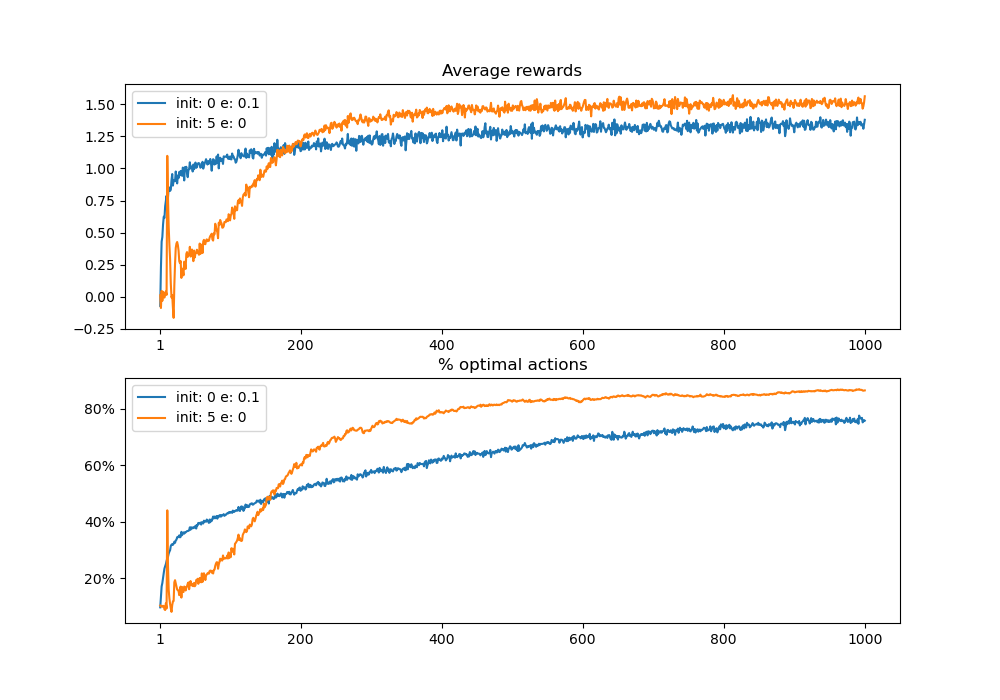

Python code for this plot:
""" Page 34. """

import random
from multiprocessing import Pool
import math

import numpy as np
from matplotlib import pyplot as plt
import matplotlib.ticker as mtick

from environments.k_armed_bandit_env import KArmedBanditEnv


class Agent:
    def __init__(self, env, initial, epsilon):
        self.env = env
        self.epsilon = epsilon
        self.Q = [initial] * len(env.action_space)

    def act(self):
        if random.random() <= self.epsilon:
            action = random.choice(self.env.action_space)
        else:
            max_action_value = -math.inf
            max_action = None
            for a in self.env.action_space:
                action_value = self.Q[a]
                if action_value > max_action_value:
                    max_action_value = action_value
                    max_action = a
            action = max_action
        return action


def exe(initial, epsilon):
    avg_rewards = np.zeros(STEPS)
    avg_perc_opt_actions = np.zeros(STEPS)
    for episode in range(1, EPISODES + 1):
        env = KArmedBanditEnv()
        agent = Agent(env, initial, epsilon)
        rewards = []
        optimal_actions_bool = []
        for _ in range(1, STEPS+1):
            action = agent.act()
            reward = env.step(action)
            agent.Q[action] += ALPHA * (reward - agent.Q[action])
            rewards.append(reward)
            optimal_actions_bool.append(action == env.optimal_action)
        for i in range(STEPS):
            avg_rewards[i] += (rewards[i] - avg_rewards[i]) / episode
            avg_perc_opt_actions[i] += (optimal_actions_bool[i] - avg_perc_opt_actions[i]) / episode
    return avg_rewards, avg_perc_opt_actions

STEPS = 1000
EPISODES = 2000
ALPHA = 0.1
INITIALS = (0, 5)
EPSILONS = (0.1, 0)

with Pool() as pool:
    results = pool.starmap(exe, zip(INITIALS, EPSILONS))
    avg_rewards = []
    avg_perc_opt_actions = []
    for r, p in results:
        avg_rewards.append(r)
        avg_perc_opt_actions.append(p)
    plt.figure(figsize=(10, 7))

    plt.subplot(2, 1, 1)
    for i, epsilon in enumerate(EPSILONS):
        plt.xticks([1] + list(range(200, STEPS+1, 200)))
        plt.plot(range(1, STEPS+1), avg_rewards[i], label=f'init: {INITIALS[i]} e: {epsilon}')
    plt.legend()
    plt.title('Average rewards')

    plt.subplot(2, 1, 2)
    for i, epsilon in enumerate(EPSILONS):
        plt.xticks([1] + list(range(200, STEPS+1, 200)))
        plt.plot(range(1, STEPS+1), avg_perc_opt_actions[i], label=f'init: {INITIALS[i]} e: {epsilon}')
    plt.legend()
    plt.title('% optimal actions')

    plt.gca().yaxis.set_major_formatter(mtick.PercentFormatter(xmax=1.0))
    # plt.savefig('optimistic_bandit.png')
    plt.show()